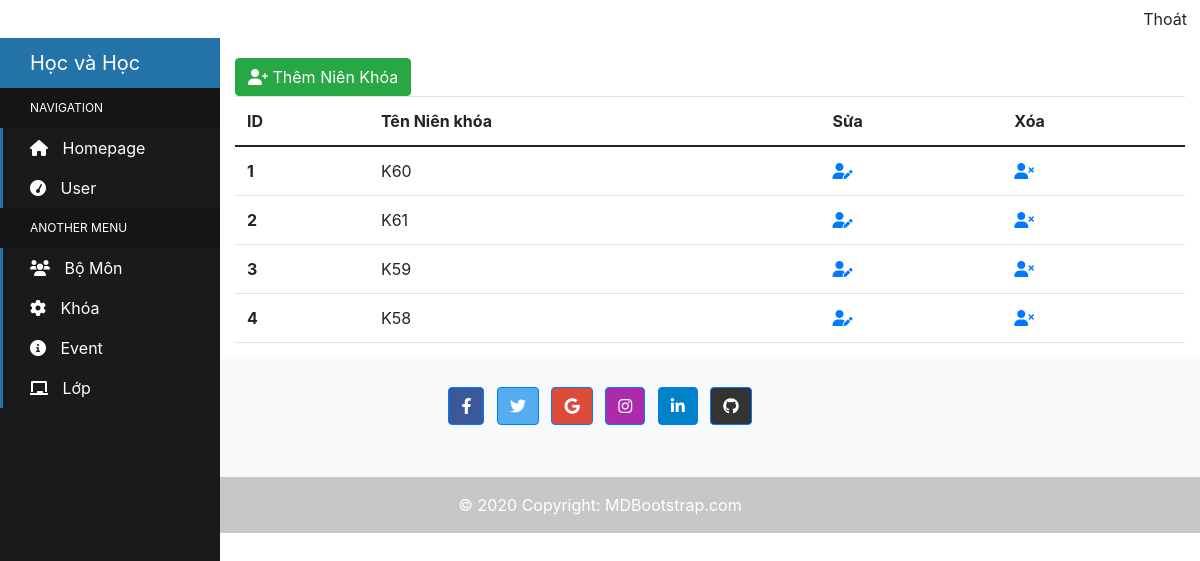
/admin/khoa/khoa.php (signed in), run on the app's committed database.
### tables this page shows
CREATE TABLE `lien_khoa` (
  `id_LienKhoa` int(11) NOT NULL,
  `ten_LienKhoa` varchar(100) NOT NULL
);

### admin/khoa/khoa.php (the view, shortened to what this page needs)
<?php include '../header.php';?>
<div class="sidebar-container">
  <div class="sidebar-logo">
    Học và Học
  </div>
  <ul class="sidebar-navigation">
    <li class="header">Navigation</li>
    <li>
      <a href="../trangchu.php">
        <i class="fa fa-home" aria-hidden="true"></i> Homepage
      </a>
    </li>
    <li>
      <a href="../user/user.php">
        <i class="fa fa-tachometer" aria-hidden="true"></i> User
      </a>
    </li>
    <li class="header">Another Menu</li>
    <li>
      <a href="../bomom/bomon.php">
        <i class="fa fa-users" aria-hidden="true"></i> Bộ Môn
      </a>
    </li>
    <li>
      <a href="../khoa/khoa.php">
        <i class="fa fa-cog" aria-hidden="true"></i> Khóa
      </a>
    </li>
    <li>
      <a href="../event/event.php">
        <i class="fa fa-info-circle" aria-hidden="true"></i> Event
      </a>
    </li>
    <li>
        <a href="../lop/lop.php">
          <i class="fa fa-chalkboard" aria-hidden="true"></i> Lớp
        </a>
      </li>
  </ul>
</div>
<div class="content-container">
  <div class="container-fluid">
  <main>
        <a href="add.php" class="btn btn-success"><i class="fas fa-user-plus"></i> Thêm Niên Khóa</a>
        <table class="table">
            <thead>
                <tr>
                    <th scope="col">ID</th>
                    <th scope="col">Tên Niên khóa</th>
                    <th scope="col">Sửa</th>
                    <th scope="col">Xóa</th>
                </tr>
            </thead>
            <tbody>
                <?php
                    include '../../config/connect.php';
                    $sql = "SELECT * from lien_khoa";
                    $result = mysqli_query($conn,$sql);
                    if(mysqli_num_rows($result)>0){
                        while($row=mysqli_fetch_assoc($result)){
                ?>
                            <tr>
                                <th scope="row"><?php echo $row['id_LienKhoa']; ?> </th>
                                <td><?php echo $row['ten_LienKhoa']; ?></td>
                                <td><a href="edit.php?id=<?php echo $row['id_LienKhoa']; ?>"><i class="fas fa-user-edit"></i></a></td>
                                <td><a href="delete.php?id=<?php echo $row['id_LienKhoa']; ?>"><i class="fas fa-user-times"></i></a></td>
                            </tr>
                <?php
                        }
                    }
                ?>
            </tbody>
            </table>
    </main>
  </div>
</div>
 <?php include '../footer.php';?>

### admin/khoa/khoa.php (style rules this page uses)
.sidebar-container { position: fixed; width: 220px; height: 100%; left: 0; overflow-x: hidden; overflow-y: auto; background: #1a1a1a; color: #fff; }
.content-container { padding-top: 20px; }
.sidebar-logo { padding: 10px 15px 10px 30px; font-size: 20px; background-color: #2574A9; }
.sidebar-navigation { padding: 0; margin: 0; list-style-type: none; position: relative; }
.sidebar-navigation li { background-color: transparent; position: relative; display: inline-block; width: 100%; line-height: 20px; }
.sidebar-navigation li a { padding: 10px 15px 10px 30px; display: block; color: #fff; }
.sidebar-navigation li .fa { margin-right: 10px; }
.sidebar-navigation li::before { background-color: #2574A9; position: absolute; content: ''; height: 100%; left: 0; top: 0; -webkit-transition: width 0.2s ease-in; transition: width 0.2s ease-in; width: 3px; z-index: -1; }
.sidebar-navigation .header { font-size: 12px; text-transform: uppercase; background-color: #151515; padding: 10px 15px 10px 30px; }
.sidebar-navigation .header::before { background-color: transparent; }
.content-container { padding-left: 220px; }

### data on the page
lien_khoa: id_LienKhoa "1", ten_LienKhoa "K60"
lien_khoa: id_LienKhoa "2", ten_LienKhoa "K61"
lien_khoa: id_LienKhoa "3", ten_LienKhoa "K59"
lien_khoa: id_LienKhoa "4", ten_LienKhoa "K58"
